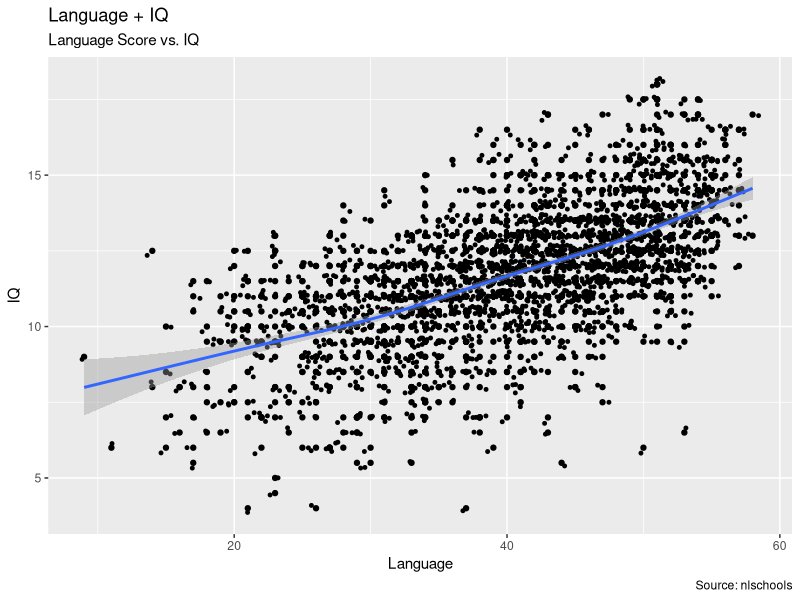
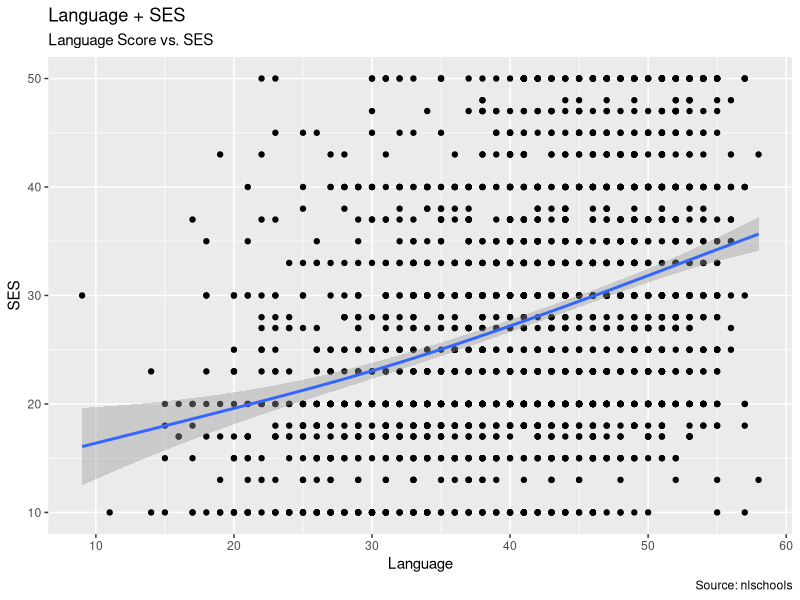
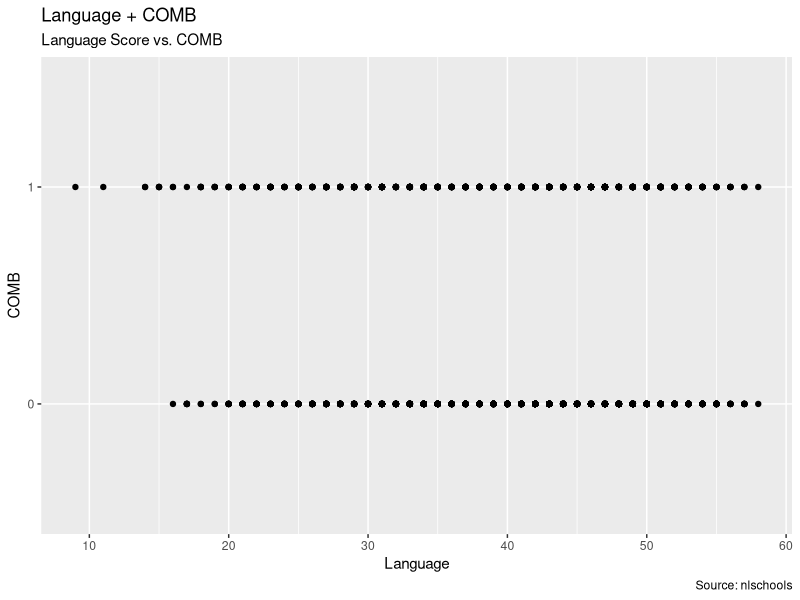

These charts were generated, in order, by the following R code:
## ---- chunk 1
library("MASS")
library(ggplot2)
library(plyr)

#nlschools
## ---- chunk 2
# language score and verbal IQ
ggplot(data = nlschools, mapping = aes(x = lang, y = IQ)) + geom_point(aes()) + 
  geom_jitter(width = .5, size=1) +
  geom_smooth(model=lm) +
    labs(subtitle="Language Score vs. IQ", 
       x="Language",
       y="IQ",
       title="Language + IQ", 
       caption="Source: nlschools")


## ---- chunk 3
# language score and socio-economic status
ggplot(data = nlschools, mapping = aes(x = lang, y = SES)) + geom_point(aes()) + 
  geom_smooth(model=lm) +
    labs(subtitle="Language Score vs. SES", 
       x="Language", 
       y="SES", 
       title="Language + SES", 
       caption="Source: nlschools")
## ---- chunk 4
# language score and COMB
ggplot(data = nlschools, mapping = aes(x = lang, y = COMB)) + geom_point(aes()) + 
  geom_smooth(model=lm) +
    labs(subtitle="Language Score vs. COMB",
       x="Language", 
       y="COMB", 
       title="Language + COMB", 
       caption="Source: nlschools")

